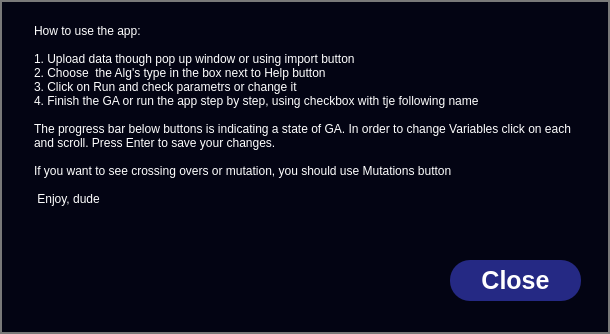
<?xml version="1.0" encoding="UTF-8"?>
<ui version="4.0">
 <class>Dialog</class>
 <widget class="QDialog" name="Dialog">
  <property name="geometry">
   <rect>
    <x>0</x>
    <y>0</y>
    <width>610</width>
    <height>334</height>
   </rect>
  </property>
  <property name="windowTitle">
   <string>Dialog</string>
  </property>
  <property name="styleSheet">
   <string notr="true">QDialog {
background-color: rgb(3, 4, 19);
border: 2px solid rgb(121, 121, 121);
}</string>
  </property>
  <widget class="QPushButton" name="CloseBtn">
   <property name="geometry">
    <rect>
     <x>450</x>
     <y>260</y>
     <width>131</width>
     <height>41</height>
    </rect>
   </property>
   <property name="styleSheet">
    <string notr="true">border-radius: 20px;
background-color:  #252984;
color: white;
font: bold 25px;</string>
   </property>
   <property name="text">
    <string>Close</string>
   </property>
  </widget>
  <widget class="QPlainTextEdit" name="HelpText">
   <property name="geometry">
    <rect>
     <x>30</x>
     <y>20</y>
     <width>561</width>
     <height>230</height>
    </rect>
   </property>
   <property name="styleSheet">
    <string notr="true">QPlainTextEdit 
{
	background-color: rgb(3, 4, 19);
	border: none;
	color: white;
}

QScrollBar:vertical
{
	background: #1D253D;
	border: 0px solid red;
	border-radius: 7px;
}

QScrollBar::handle:vertical
{
	background: #C6C8CE;
	border: 0px solid red;
	border-radius: 7px;
}
QScrollBar::add-line:vertical,
QScrollBar::sub-line:vertical,
QScrollBar::add-page:vertical,
QScrollBar::sub-page:vertical
{
	height: 0px;
}
</string>
   </property>
   <property name="verticalScrollBarPolicy">
    <enum>Qt::ScrollBarAsNeeded</enum>
   </property>
   <property name="horizontalScrollBarPolicy">
    <enum>Qt::ScrollBarAlwaysOff</enum>
   </property>
   <property name="sizeAdjustPolicy">
    <enum>QAbstractScrollArea::AdjustToContents</enum>
   </property>
   <property name="readOnly">
    <bool>true</bool>
   </property>
   <property name="plainText">
    <string notr="true">How to use the app:

1. Upload data though pop up window or using import button
2. Choose  the Alg's type in the box next to Help button
3. Click on Run and check parametrs or change it
4. Finish the GA or run the app step by step, using checkbox with tje following name

The progress bar below buttons is indicating a state of GA. In order to change Variables click on each and scroll. Press Enter to save your changes.

If you want to see crossing overs or mutation, you should use Mutations button 

 Enjoy, dude </string>
   </property>
   <property name="textInteractionFlags">
    <set>Qt::NoTextInteraction</set>
   </property>
   <property name="backgroundVisible">
    <bool>false</bool>
   </property>
   <property name="centerOnScroll">
    <bool>false</bool>
   </property>
   <property name="placeholderText">
    <string/>
   </property>
  </widget>
 </widget>
 <resources/>
 <connections/>
</ui>
